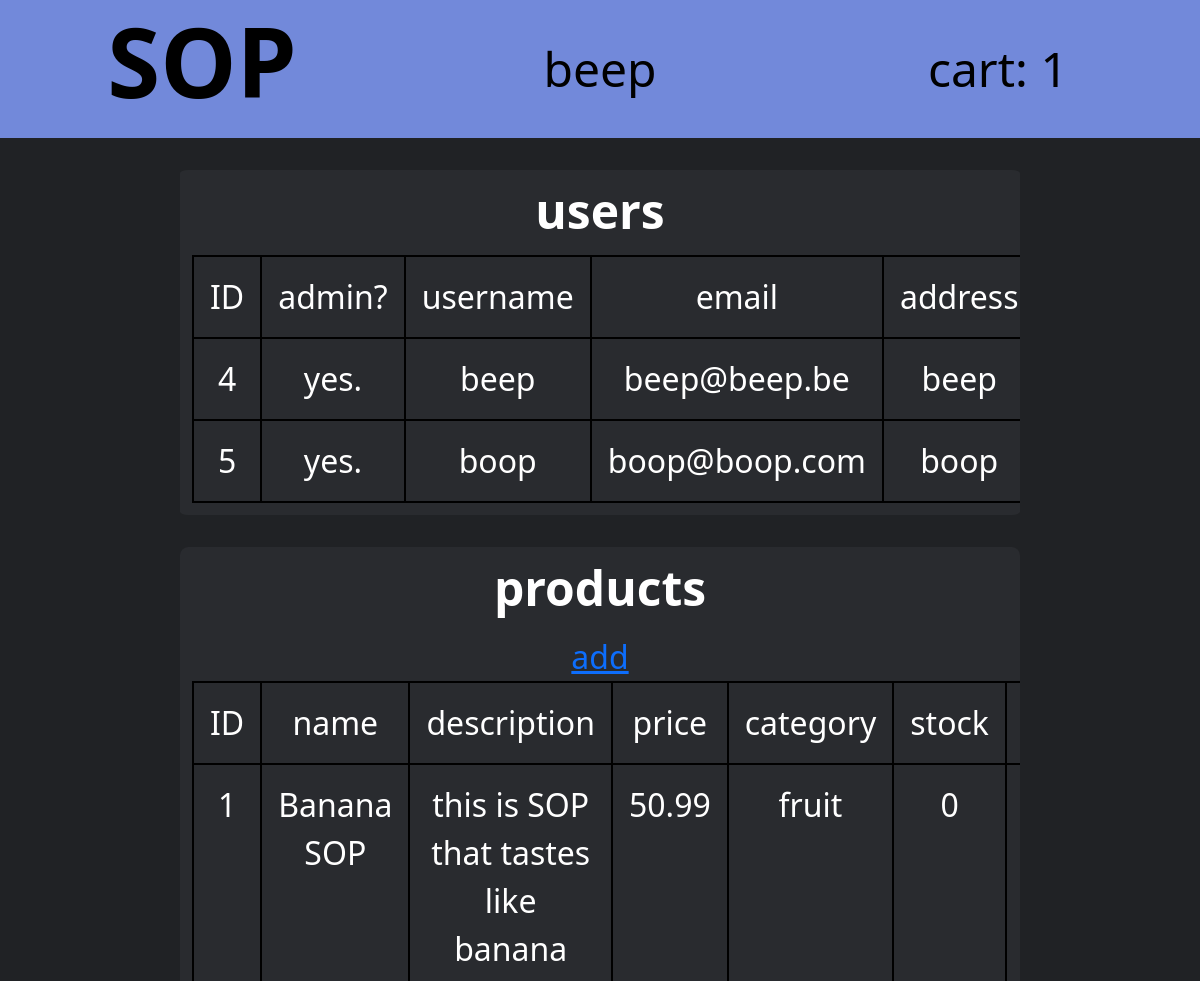
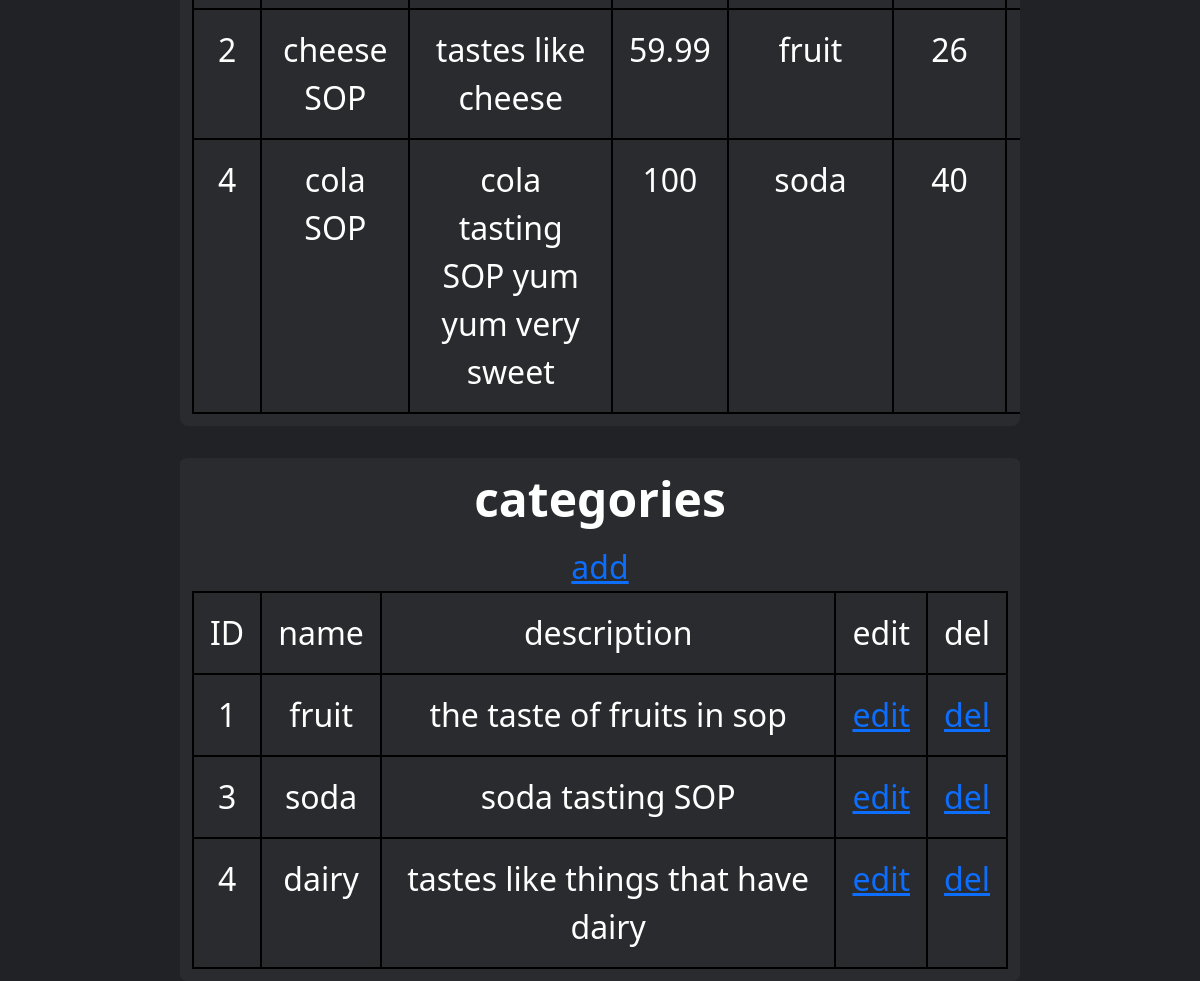
Screenshot of /admin.php (signed in) with the database file from the repository (2 pictures, top to bottom).
### tables this page shows
CREATE TABLE `users` (
  `userID` int(11) NOT NULL,
  `username` varchar(32) DEFAULT NULL,
  `email` varchar(255) DEFAULT NULL,
  `password` varchar(255) DEFAULT NULL,
  `address` varchar(255) DEFAULT NULL,
  `bAdmin` int(11) DEFAULT NULL
);

CREATE TABLE `products` (
  `productID` int(11) NOT NULL,
  `name` varchar(32) DEFAULT NULL,
  `stock` int(11) DEFAULT NULL,
  `description` varchar(255) DEFAULT NULL,
  `price` float DEFAULT NULL,
  `categoryID` int(11) NOT NULL
);

CREATE TABLE `categories` (
  `categoryID` int(11) NOT NULL,
  `name` varchar(32) DEFAULT NULL,
  `description` varchar(255) DEFAULT NULL
);

### html/classes/db.php (called while the page is built, shortened)
<?php
class Database{
    public $host = "localhost";
    public $user = "Webuser";
    public $password = "Lab2020";
    public $database = "storedb";
    public mysqli $link;
    public function connectDB(){
        $this->link = mysqli_connect($this->host, $this->user, $this->password) or die("error: no connection can be made to the host of the db");
    }
    public function openDB()
    {
        mysqli_select_db($this->link, $this->database) or die("couldn't open database");
    }
    public function getUsers(int $page, int $perPage = 100)
    {
        $page -=1;
        $page = filter_var($page, FILTER_VALIDATE_INT);
        $perPage = filter_var($perPage, FILTER_VALIDATE_INT);
        $query = "SELECT * FROM users LIMIT $perPage OFFSET " . ($page * $perPage);
        $users = mysqli_query($this->link, $query) or die("get users failed");
        if ($users->num_rows > 0) {
            return $users;
        }
        return false;
    }
    public function getProducts(int $page, int $perPage = 100)
    {
        $page -=1;
        $page = filter_var($page, FILTER_VALIDATE_INT);
        $perPage = filter_var($perPage, FILTER_VALIDATE_INT);
        $query = "SELECT * FROM products LIMIT $perPage OFFSET " . ($page * $perPage);
        $products = mysqli_query($this->link, $query) or die("get products failed");
        if ($products->num_rows > 0) {
            return $products;
        }
        return false;
    }
    public function getCategories()
    {
        $query = "SELECT * FROM categories";
        $categories = mysqli_query($this->link, $query) or die("get users failed");
        if ($categories->num_rows > 0)
        {
            return $categories;
        }
        return false;
    }
}
    ?>

### html/classes/products.php (the view, shortened to what this page needs)
<?php
    class Products {
        static public function printTable($products = null)
        {
            echo("<table class='users'>");
            echo("<tr><th>ID</th><th> name </th><th> description</th><th> price </th><th> category </th><th>stock</th><th>edit</th><th>del</th></tr> ");
            while($product = mysqli_fetch_array($products)){
                echo("<tr><th>" . htmlspecialchars($product["productID"]) . "</th><td>"
                    . (htmlspecialchars($product["name"])) .  "</td><td>". htmlspecialchars($product["description"]) ."</td><td>" . htmlspecialchars($product["price"])
                    . "</td><td>". Products::getCategory($product["categoryID"])["name"] ."</td><td>" . htmlspecialchars($product["stock"]) . "</td><td><a href='/php-mysxl/storeProject/html/editProduct.php?product=" . htmlspecialchars($product["productID"]) . "' >edit</a></td>
                    <td><a href='" . $_SERVER["PHP_SELF"] . "?Pdel=" . htmlspecialchars($product["productID"]) . "' >del</a></td></tr> "
                );
            }
            echo("</table>");
        }
        static public function categoryTable($categories)
        {
            echo("<table class='users'>");
            echo("<tr><th>ID</th><th> name </th><th> description</th><th>edit</th><th>del</th></tr> ");
            while($category = mysqli_fetch_array($categories)){
                echo("<tr><th>" . htmlspecialchars($category["categoryID"]) . "</th><td>"
                    . (htmlspecialchars($category["name"] )) .  "</td><td>". htmlspecialchars($category["description"]) . "</td><td><a href='/php-mysxl/storeProject/html/editCategory.php?category=" . htmlspecialchars($category["categoryID"]) . "' >edit</a></td>
                    <td><a href='" . $_SERVER["PHP_SELF"] . "?Cdel=" . $category["categoryID"] . "' >del</a></td></tr> "
                );
            }
            echo("</table>");
        }
        static function getCategory(int $categoryID = null)
        {
            include_once("classes/db.php");
            $db = new Database();
            $categors = $db->getCategories();
            while($c = mysqli_fetch_array($categors))
            {
                if($c["categoryID"] == $categoryID)
                {
                    return $c;
                }
            }
            return false;
        }
    }
?>

### html/classes/user.php (shortened to what this page needs)
<?php
class User {
    static public function printTable($users)
    {
        echo("<table class='users'>");
        echo("<tr><th>ID</th><th> admin? </th><th> username</th><th> email </th><th> address </th><th>edit</th><th>del</th></tr> ");
        while($user = mysqli_fetch_array($users)){
            echo("<tr><th>" . htmlspecialchars($user["userID"]) . "</th><td>"
                . ($user["bAdmin"] ? "yes." : "no.") .  "</td><td>". htmlspecialchars($user["username"]) ."</td><td>" . htmlspecialchars($user["email"])
                . "</td><td>". htmlspecialchars($user["address"]) ."</td><td><a href='" . $_SERVER["PHP_SELF"] . "?editUser=". htmlspecialchars($user["userID"]) ."' >edit</a></td>
                <td><a href='" . $_SERVER["PHP_SELF"] . "?Udel=".htmlspecialchars($user["userID"])."' >del</a></td></tr> "
            );
        }
        echo("</table>");
    }
}
?>

### css/gen.css (style rules this page uses)
:root { --fontSize: 32px; font-size: var(--fontSize); box-sizing: border-box; --NavBackground: #7289DA; --HoverColorP: #089EAC; --HoverColorS: #40444B; --Textcolor: white; --navTextColor: black; --BodyBackground: #202225; --HighlightColor: #EF4A25; --BoxBackground: #292B2F; }
body { background-color: var(--BodyBackground); max-width: 100%; }
.users, th, td, tr { border: 2px solid black; padding: .5em; }

### rows the page displays
users: userID "4", bAdmin "yes.", username "beep", email "beep@beep.be", address "beep"
users: userID "5", bAdmin "yes.", username "boop", email "boop@boop.com", address "boop"
products: productID "1", name "Banana SOP", description "this is SOP that tastes like banana", price "50.99", categoryID.name "fruit", stock "0"
products: productID "2", name "cheese SOP", description "tastes like cheese", price "59.99", categoryID.name "fruit", stock "26"
products: productID "4", name "cola SOP", description "cola tasting SOP yum yum very sweet", price "100", categoryID.name "soda", stock "40"
categories: categoryID "1", name "fruit", description "the taste of fruits in sop"
categories: categoryID "3", name "soda", description "soda tasting SOP"
categories: categoryID "4", name "dairy", description "tastes like things that have dairy"

### other values shown
$_SESSION["username"] "beep"
$amount "1"
